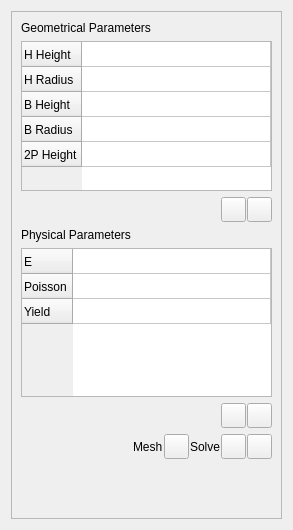
<?xml version="1.0" encoding="UTF-8"?>
<ui version="4.0">
 <class>RivetDockWidget</class>
 <widget class="QWidget" name="RivetDockWidget">
  <property name="geometry">
   <rect>
    <x>0</x>
    <y>0</y>
    <width>293</width>
    <height>530</height>
   </rect>
  </property>
  <property name="windowTitle">
   <string>Form</string>
  </property>
  <layout class="QHBoxLayout" name="horizontalLayout_4">
   <item>
    <widget class="QFrame" name="frame">
     <property name="frameShape">
      <enum>QFrame::StyledPanel</enum>
     </property>
     <property name="frameShadow">
      <enum>QFrame::Raised</enum>
     </property>
     <layout class="QVBoxLayout" name="verticalLayout_4">
      <item>
       <widget class="QLabel" name="label">
        <property name="font">
         <font>
          <pointsize>9</pointsize>
         </font>
        </property>
        <property name="text">
         <string>Geometrical Parameters</string>
        </property>
       </widget>
      </item>
      <item>
       <widget class="QTableWidget" name="tableWidget">
        <property name="sizePolicy">
         <sizepolicy hsizetype="Expanding" vsizetype="Expanding">
          <horstretch>0</horstretch>
          <verstretch>1</verstretch>
         </sizepolicy>
        </property>
        <property name="minimumSize">
         <size>
          <width>0</width>
          <height>130</height>
         </size>
        </property>
        <property name="font">
         <font>
          <pointsize>9</pointsize>
         </font>
        </property>
        <property name="frameShadow">
         <enum>QFrame::Raised</enum>
        </property>
        <attribute name="horizontalHeaderVisible">
         <bool>false</bool>
        </attribute>
        <attribute name="horizontalHeaderCascadingSectionResizes">
         <bool>false</bool>
        </attribute>
        <attribute name="horizontalHeaderHighlightSections">
         <bool>false</bool>
        </attribute>
        <attribute name="horizontalHeaderShowSortIndicator" stdset="0">
         <bool>false</bool>
        </attribute>
        <attribute name="horizontalHeaderStretchLastSection">
         <bool>true</bool>
        </attribute>
        <attribute name="verticalHeaderVisible">
         <bool>true</bool>
        </attribute>
        <attribute name="verticalHeaderCascadingSectionResizes">
         <bool>false</bool>
        </attribute>
        <attribute name="verticalHeaderDefaultSectionSize">
         <number>25</number>
        </attribute>
        <attribute name="verticalHeaderShowSortIndicator" stdset="0">
         <bool>false</bool>
        </attribute>
        <attribute name="verticalHeaderStretchLastSection">
         <bool>false</bool>
        </attribute>
        <row>
         <property name="text">
          <string>H Height</string>
         </property>
        </row>
        <row>
         <property name="text">
          <string>H Radius</string>
         </property>
        </row>
        <row>
         <property name="text">
          <string>B Height</string>
         </property>
        </row>
        <row>
         <property name="text">
          <string>B Radius</string>
         </property>
        </row>
        <row>
         <property name="text">
          <string>2P Height</string>
         </property>
        </row>
        <column>
         <property name="text">
          <string/>
         </property>
        </column>
       </widget>
      </item>
      <item>
       <layout class="QHBoxLayout" name="horizontalLayout">
        <property name="spacing">
         <number>1</number>
        </property>
        <item>
         <spacer name="horizontalSpacer">
          <property name="orientation">
           <enum>Qt::Horizontal</enum>
          </property>
          <property name="sizeHint" stdset="0">
           <size>
            <width>40</width>
            <height>20</height>
           </size>
          </property>
         </spacer>
        </item>
        <item>
         <widget class="QPushButton" name="pushButton_3">
          <property name="minimumSize">
           <size>
            <width>25</width>
            <height>25</height>
           </size>
          </property>
          <property name="maximumSize">
           <size>
            <width>25</width>
            <height>25</height>
           </size>
          </property>
          <property name="text">
           <string/>
          </property>
          <property name="icon">
           <iconset resource="../DataBaseWindow.qrc">
            <normaloff>:/new/prefix1/figure/database_wind/edit.png</normaloff>:/new/prefix1/figure/database_wind/edit.png</iconset>
          </property>
         </widget>
        </item>
        <item>
         <widget class="QPushButton" name="pushButton">
          <property name="minimumSize">
           <size>
            <width>25</width>
            <height>25</height>
           </size>
          </property>
          <property name="maximumSize">
           <size>
            <width>25</width>
            <height>25</height>
           </size>
          </property>
          <property name="text">
           <string/>
          </property>
          <property name="icon">
           <iconset resource="../AMWindow.qrc">
            <normaloff>:/amwind/figure/am_wind/ok.png</normaloff>:/amwind/figure/am_wind/ok.png</iconset>
          </property>
         </widget>
        </item>
       </layout>
      </item>
      <item>
       <widget class="QLabel" name="label_2">
        <property name="font">
         <font>
          <pointsize>9</pointsize>
         </font>
        </property>
        <property name="text">
         <string>Physical Parameters</string>
        </property>
       </widget>
      </item>
      <item>
       <widget class="QTableWidget" name="tableWidget_2">
        <property name="sizePolicy">
         <sizepolicy hsizetype="Expanding" vsizetype="Expanding">
          <horstretch>0</horstretch>
          <verstretch>1</verstretch>
         </sizepolicy>
        </property>
        <property name="minimumSize">
         <size>
          <width>0</width>
          <height>80</height>
         </size>
        </property>
        <property name="font">
         <font>
          <pointsize>9</pointsize>
         </font>
        </property>
        <attribute name="horizontalHeaderVisible">
         <bool>false</bool>
        </attribute>
        <attribute name="horizontalHeaderDefaultSectionSize">
         <number>100</number>
        </attribute>
        <attribute name="horizontalHeaderHighlightSections">
         <bool>false</bool>
        </attribute>
        <attribute name="horizontalHeaderStretchLastSection">
         <bool>true</bool>
        </attribute>
        <attribute name="verticalHeaderVisible">
         <bool>true</bool>
        </attribute>
        <attribute name="verticalHeaderCascadingSectionResizes">
         <bool>false</bool>
        </attribute>
        <attribute name="verticalHeaderDefaultSectionSize">
         <number>25</number>
        </attribute>
        <attribute name="verticalHeaderStretchLastSection">
         <bool>false</bool>
        </attribute>
        <row>
         <property name="text">
          <string>E</string>
         </property>
        </row>
        <row>
         <property name="text">
          <string>Poisson</string>
         </property>
        </row>
        <row>
         <property name="text">
          <string>Yield</string>
         </property>
        </row>
        <column>
         <property name="text">
          <string>New Column</string>
         </property>
        </column>
       </widget>
      </item>
      <item>
       <layout class="QHBoxLayout" name="horizontalLayout_2">
        <property name="spacing">
         <number>1</number>
        </property>
        <item>
         <spacer name="horizontalSpacer_2">
          <property name="orientation">
           <enum>Qt::Horizontal</enum>
          </property>
          <property name="sizeHint" stdset="0">
           <size>
            <width>40</width>
            <height>20</height>
           </size>
          </property>
         </spacer>
        </item>
        <item>
         <widget class="QPushButton" name="pushButton_2">
          <property name="minimumSize">
           <size>
            <width>25</width>
            <height>25</height>
           </size>
          </property>
          <property name="maximumSize">
           <size>
            <width>25</width>
            <height>25</height>
           </size>
          </property>
          <property name="text">
           <string/>
          </property>
          <property name="icon">
           <iconset resource="../DataBaseWindow.qrc">
            <normaloff>:/new/prefix1/figure/database_wind/edit.png</normaloff>:/new/prefix1/figure/database_wind/edit.png</iconset>
          </property>
         </widget>
        </item>
        <item>
         <widget class="QPushButton" name="pushButton_4">
          <property name="minimumSize">
           <size>
            <width>25</width>
            <height>25</height>
           </size>
          </property>
          <property name="maximumSize">
           <size>
            <width>25</width>
            <height>25</height>
           </size>
          </property>
          <property name="text">
           <string/>
          </property>
          <property name="icon">
           <iconset resource="../AMWindow.qrc">
            <normaloff>:/amwind/figure/am_wind/ok.png</normaloff>:/amwind/figure/am_wind/ok.png</iconset>
          </property>
         </widget>
        </item>
       </layout>
      </item>
      <item>
       <layout class="QHBoxLayout" name="horizontalLayout_3">
        <property name="spacing">
         <number>1</number>
        </property>
        <item>
         <spacer name="horizontalSpacer_3">
          <property name="orientation">
           <enum>Qt::Horizontal</enum>
          </property>
          <property name="sizeHint" stdset="0">
           <size>
            <width>40</width>
            <height>20</height>
           </size>
          </property>
         </spacer>
        </item>
        <item>
         <widget class="QLabel" name="label_3">
          <property name="font">
           <font>
            <pointsize>9</pointsize>
           </font>
          </property>
          <property name="text">
           <string>Mesh</string>
          </property>
         </widget>
        </item>
        <item>
         <widget class="QPushButton" name="pushButton_6">
          <property name="minimumSize">
           <size>
            <width>25</width>
            <height>25</height>
           </size>
          </property>
          <property name="maximumSize">
           <size>
            <width>25</width>
            <height>25</height>
           </size>
          </property>
          <property name="text">
           <string/>
          </property>
          <property name="icon">
           <iconset resource="../AMWindow.qrc">
            <normaloff>:/amwind/figure/am_wind/ok.png</normaloff>:/amwind/figure/am_wind/ok.png</iconset>
          </property>
         </widget>
        </item>
        <item>
         <widget class="QLabel" name="label_4">
          <property name="font">
           <font>
            <pointsize>9</pointsize>
           </font>
          </property>
          <property name="text">
           <string>Solve</string>
          </property>
         </widget>
        </item>
        <item>
         <widget class="QPushButton" name="pushButton_7">
          <property name="minimumSize">
           <size>
            <width>25</width>
            <height>25</height>
           </size>
          </property>
          <property name="maximumSize">
           <size>
            <width>25</width>
            <height>25</height>
           </size>
          </property>
          <property name="text">
           <string/>
          </property>
          <property name="icon">
           <iconset resource="../AMWindow.qrc">
            <normaloff>:/amwind/figure/am_wind/ok.png</normaloff>:/amwind/figure/am_wind/ok.png</iconset>
          </property>
         </widget>
        </item>
        <item>
         <widget class="QPushButton" name="pushButton_5">
          <property name="minimumSize">
           <size>
            <width>25</width>
            <height>25</height>
           </size>
          </property>
          <property name="maximumSize">
           <size>
            <width>25</width>
            <height>25</height>
           </size>
          </property>
          <property name="text">
           <string/>
          </property>
          <property name="icon">
           <iconset resource="../AMWindow.qrc">
            <normaloff>:/amwind/figure/am_wind/open.png</normaloff>:/amwind/figure/am_wind/open.png</iconset>
          </property>
         </widget>
        </item>
       </layout>
      </item>
      <item>
       <spacer name="verticalSpacer">
        <property name="orientation">
         <enum>Qt::Vertical</enum>
        </property>
        <property name="sizeHint" stdset="0">
         <size>
          <width>20</width>
          <height>50</height>
         </size>
        </property>
       </spacer>
      </item>
     </layout>
    </widget>
   </item>
  </layout>
 </widget>
 <resources>
  <include location="../DataBaseWindow.qrc"/>
  <include location="../AMWindow.qrc"/>
 </resources>
 <connections/>
</ui>
